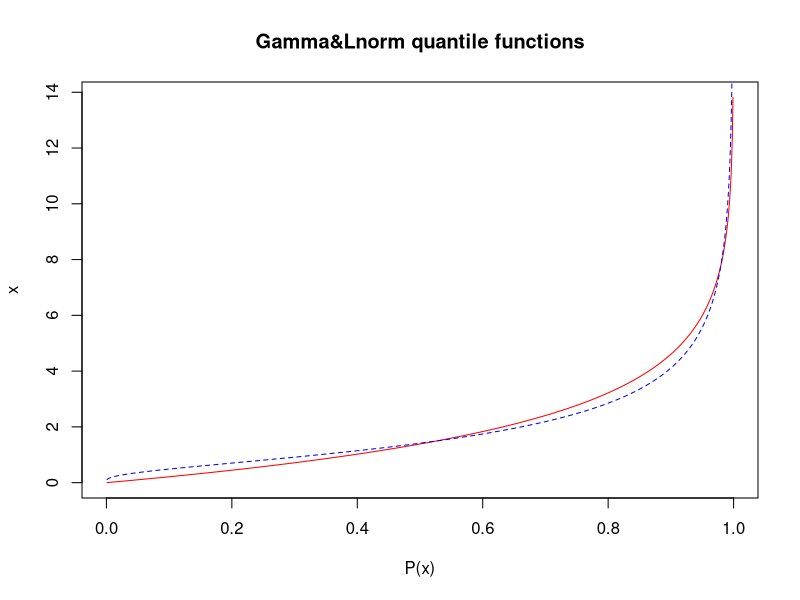

Source code (R):
#Student number: 17052480
#A5
p <- (1:999)/1000#from 0.001 to 0.999 including 999 points
x <- qgamma(p,shape=1,scale=2)#gamma distribution 
y <- qlnorm(p, meanlog = log(2^(1/2)), sdlog = (log(2))^(1/2))#log norm distribution with computered mean and sd.
#setwd("/Users/hongwei/Desktop")#test path 
wd <- getwd()#in case used after
setwd(wd)
pdf(file="17052480_A5.pdf", height=4, width=6)#plot in pdf with 4inch height and 6inch wide
plot(p,x,type = "l",lty=1, col="red",main="Gamma&Lnorm quantile functions", xlab="P(x)", ylab="x")#the gamma distribution plot
#par(new=TRUE)
lines(p,y,type = "l",lty=2, col="blue")#add log norm distribution on the before graph
dev.off()#end the plot and put pdf out

